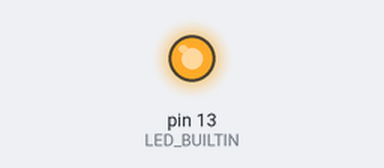
Bench run of a sketch on a simulated Arduino Uno, built with avr-gcc and run on an emulated ATmega328P. On the bench: output pins drawn as LEDs (lit = HIGH).

Above: at 0.5 s.
At 4.5 s:
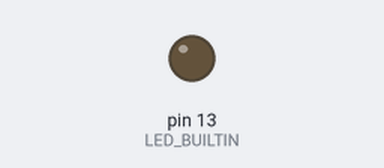
Timing chart, 0 to 5.8 s (numbered marks = the images above):
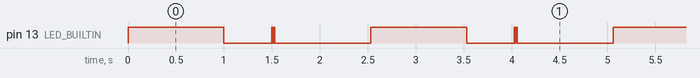

The sketch:

___.ino
```cpp
void setup() {
  pinMode(LED_BUILTIN, OUTPUT);
}

void loop() {
  while(1){
    digitalWrite(LED_BUILTIN, HIGH);
    delay(1000);
    digitalWrite(LED_BUILTIN, LOW);
    delay(500);
    digitalWrite(LED_BUILTIN, HIGH);
    delay(10);
    digitalWrite(LED_BUILTIN, LOW);
    delay(10);
    digitalWrite(LED_BUILTIN, HIGH);
    delay(10);
    digitalWrite(LED_BUILTIN, LOW);
    delay(1000);

  }
}
```

Measured:
- by itself, pin 13 (LED_BUILTIN): repeats every 2.5 s: LOW 0.50 s, HIGH 0.01 s, LOW 0.01 s, HIGH 0.01 s, LOW 1.0 s, HIGH 1.0 s
- by itself, everything shown: repeats every 2.5 s, in 4 steps
